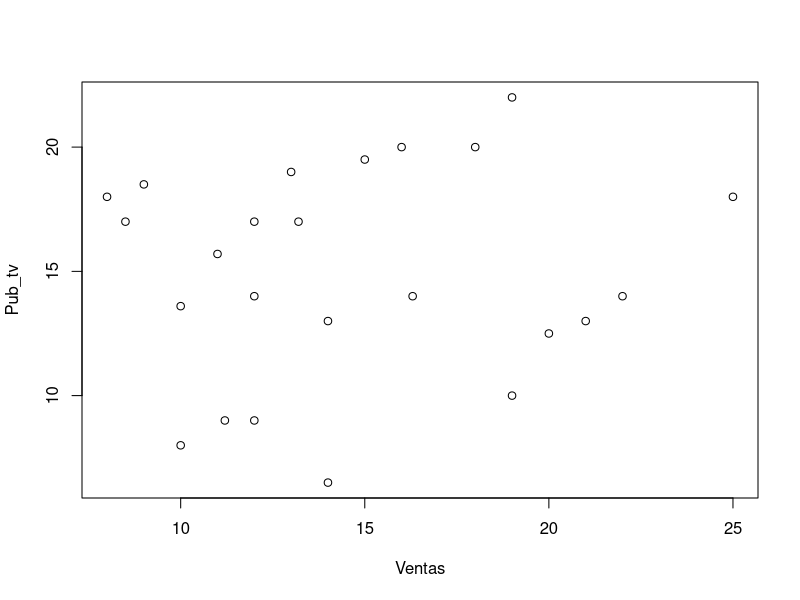
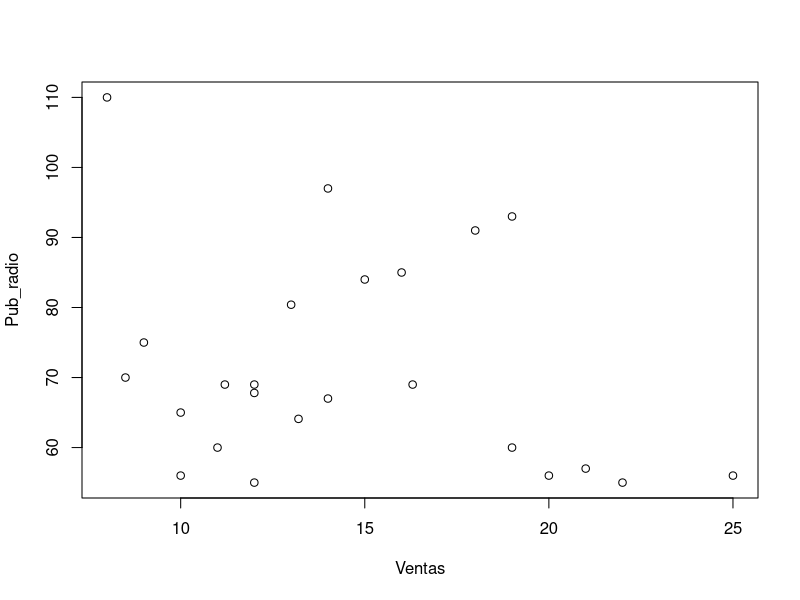
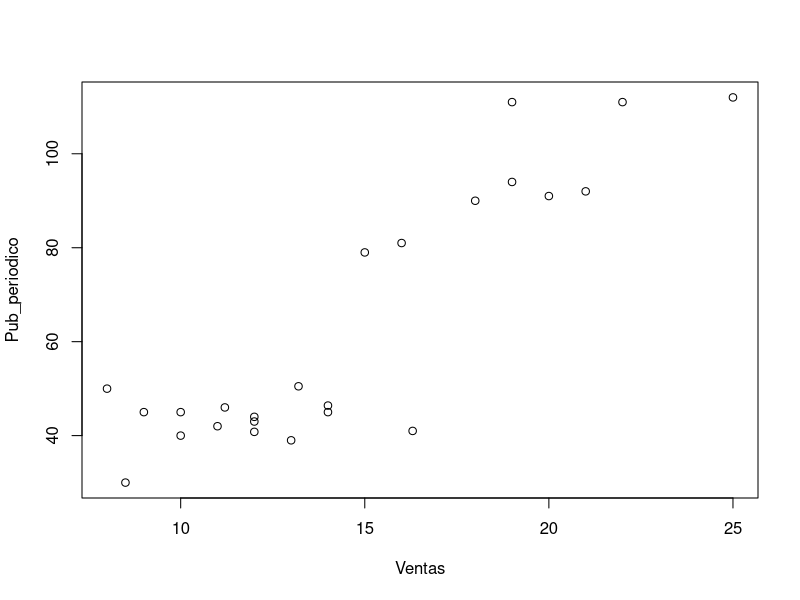
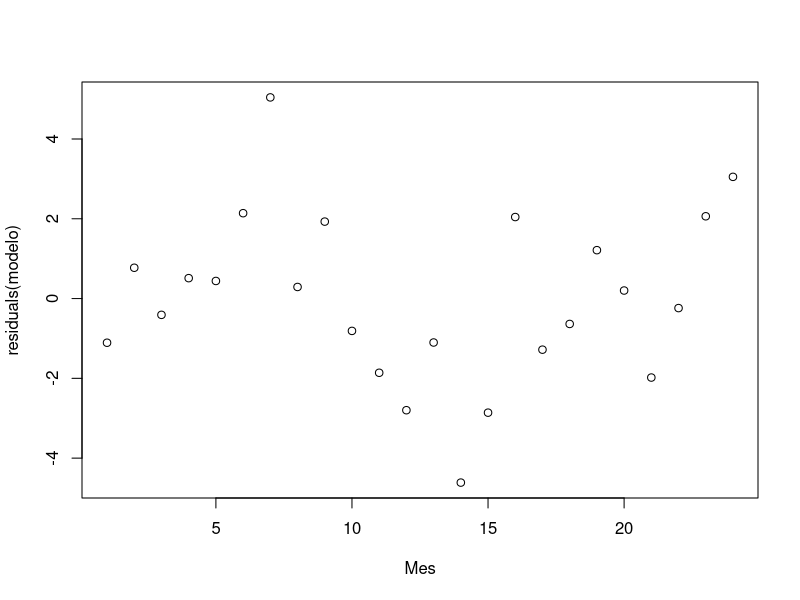
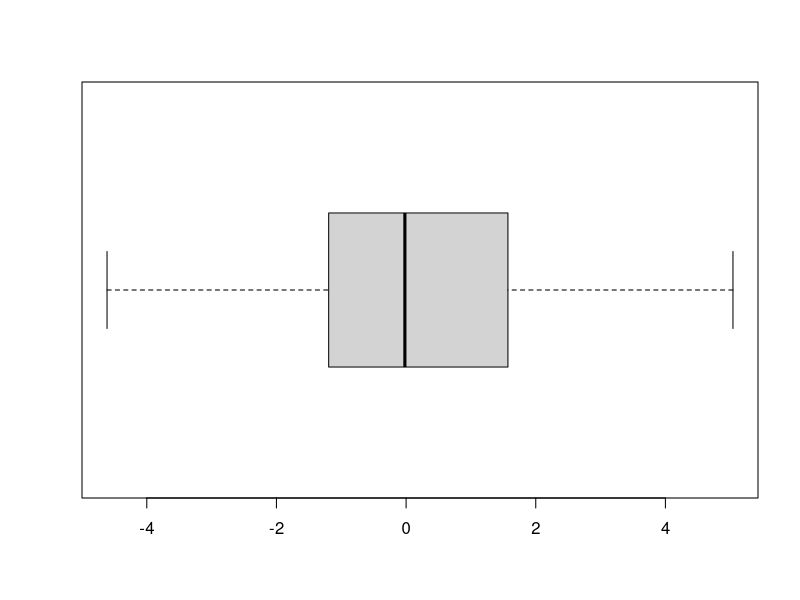
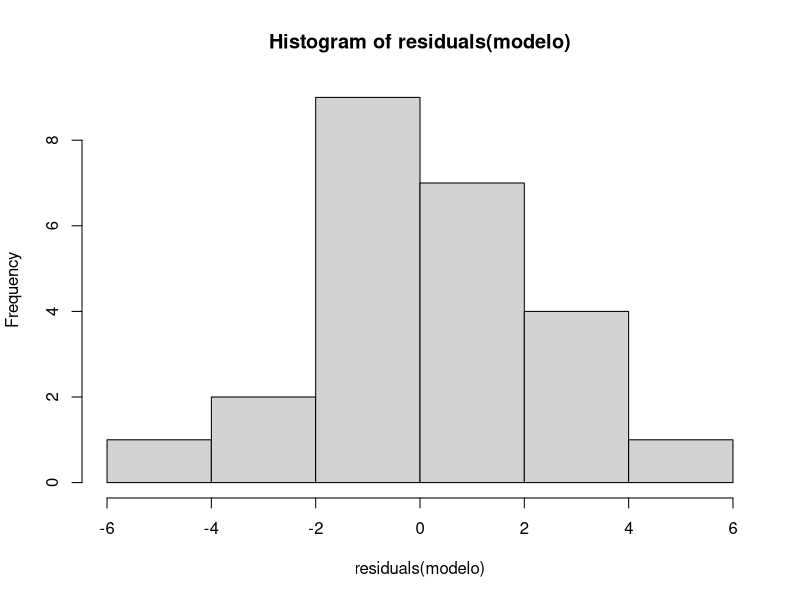
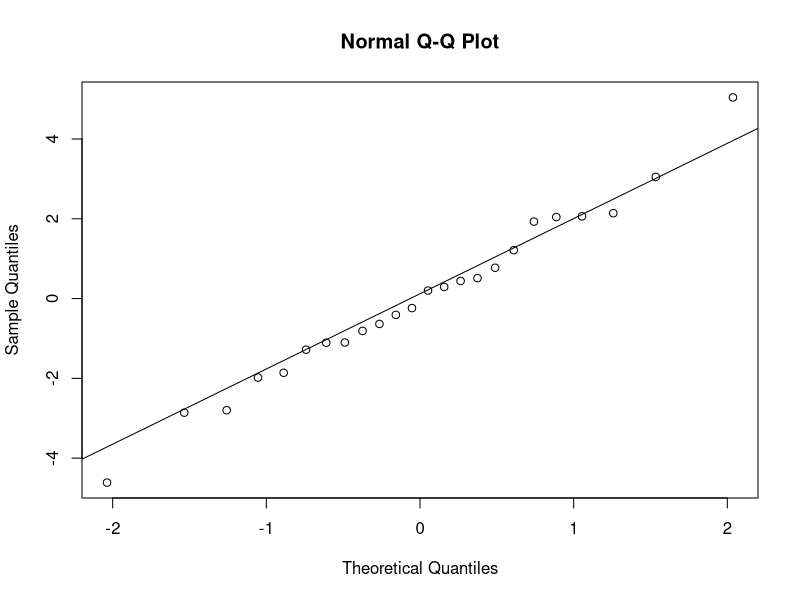
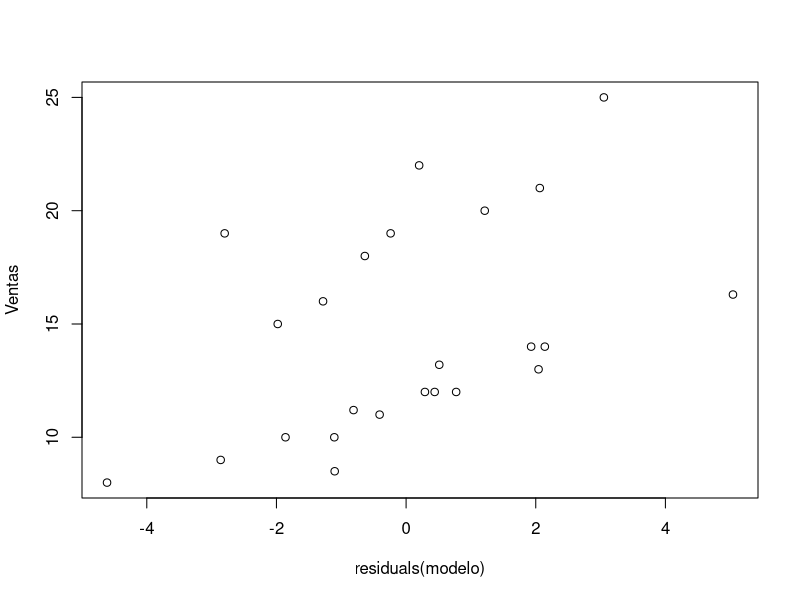

The R script that drew these images, in order:
# Ejercicio 1
# (a) Identifique la variable respuesta y las variables independientes consideradas en este estudio:
# Variable respuesta: el incremento de las ventas de patinetes en miles de euros
# Variables independientes: gastos mensuales en miles de euros de la publicidad en TV, 
# gastos mensuales en miles de euros de la publicidad en la radio y 
#  gastos mensuales en miles de euros de la publicidad en periódicos (RECOGIAS DURANTE LOS ÚLTIMOS 24 MESES)
# LA MUESTRA OBTENIDA POR M.A.S. SE SUPONE REPRESENTATIVA DE LA POBLACIÓN
library(readxl)
patinete <- read_xlsx("patinete.xlsx")
View(patinete)
attach(patinete)
# (b) Obtener un diagrama de dispersión para las ventas y cada una de las variables de gasto en publicidad.
# ¿Hay alguna relación que parezca más lineal? ¿Por qué?
plot(Pub_tv~Ventas)
plot(Pub_radio~Ventas)
plot(Pub_periodico~Ventas)
# La única relación que parece más lineal es la que hay entre el gasto en publicidad en el periódico y las ventas, 
# porque la nube de puntos obtenida se aproxima a una recta en la diagonal del gráfico
# (c) Obtenga el coeficiente de correlación lineal. ¿Se confirma la mayor relación lineal entre Ventas y la variable 
# que detectaste en el apartado b)?
cor(Pub_tv,Ventas) # 0.1002119 relación positiva débil
cor(Pub_radio,Ventas) # -0.2482262 relación negativa débil
cor(Pub_periodico,Ventas) # 0.8880548 relación positiva razonadamente fuerte (se aproxima más a 1)
# (d) Obtenga el modelo de regresión lineal simple entre la variable Ventas y la publicidad seleccionada en el apartado c) 
# e interprete su valor:
modelo<-lm( Ventas ~Pub_periodico)
summary(modelo)
# Pendiente: 0.15058
# Término independiente: 5.08400
# Escribe el modelo de regresión lineal simple obtenido:
# Modelo: /Y = 5.084 + 0.15058X
# (e) A partir del test F (ANOVA) (última línea del modelo obtenido en el apartado anterior).
# Hipótesis del test:
#  𝐻0: beta = 0
#  𝐻1: beta distinto de 0
# Valor del estadístico 𝐹: 82.09
# Grados de libertad del modelo: 1
# Grado de libertad residuales: 22
# Valor 𝑝: (con 4 cifras decimales de precisión) 7.044e-09 = 0,000000007044
# Explique sus conclusiones en el contexto del problema:

# Al haber obtenido un valor p tan pequeño, tenemos suficiente evidencia desde el punto de vista estadístico
# para rechazar la Ho y suponer que el modelo planteado es válido, que la variable independiente "Gasto de publicidad en el periodico"
# me ayuda a explicar la variable dependiente " incremento en las Ventas del patinete"

# Interprete el valor de R2 en el contexto del problema: Multiple R-squared:  0.7886
# Este valor nos informa del porcentaje de variabilidad del incremento en las ventas de patinete que viene explicado por 
# la variable "Gasto de publicidad periodico" a través del modelo propuesto. Como es un porcentaje alto (78.86%), sabemos que 
# nuestro modelo ayuda en buena medida a explicar el incremento en las ventas. El porcentaje restante vendrá explicado por otras 
# variables. 
# (f) Utiliza los residuos (R los almacena en la variable modelo$residuals) para validar el modelo (es decir, para comprobar 
# el cumplimiento de las tres condiciones asumidas en realizar la regresión):
# 1. Independencia (entre las observaciones). Esta condición debe garantizar la
# forma en que se seleccionan los individuos (utilizando un muestreo probabilístico o un diseño aleatorizado). 
# La muestra es aleatoria, por lo que asumimos que se cumple.
plot(Mes, residuals(modelo)) # vemos que no se cumple 
# 2. Normalidad. Compruebe si es aceptable pensar que los residuos proceden de una población normal de media igual a cero.
summary(residuals(modelo))
boxplot(residuals(modelo), horizontal=TRUE)
hist(residuals(modelo))
qqnorm(residuals(modelo))
qqline(residuals(modelo))
# La media es igual a 0 y como en el gráfico de cuantiles la nube de puntos se aproxima a una recta, podríamos suponer normalidad. (hay dudas)
# 3. Homoscedasticidad (Igualdad de varianzas). Compruebe si la dispersión de los residuos es similar en los todos los 
# valores de la variable ajustada. Con este gráfico se comprueba que la variabilidad es más o menos similar.
plot(residuals(modelo),Ventas) # no se cumple 
#Después de estos análisis, ¿cree que el modelo de regresión simple es un modelo válido para predecir el incremento en ventas?
# no es un modelo válido porque no cumplimos ni independencia ni homoscedasticidad
fm=aov(Ventas~Pub_periodico)
summary(fm)
cbind(fm$residuals,residuals(modelo))

# Ejercicio 2: Introducción a la regresión lineal múltiple
# Obtenga el modelo de regresión lineal múltiple entre la variable Ventas y los gastos en publicidad.
modelo2<-lm( Ventas ~ Pub_tv+Pub_radio+Pub_periodico)
summary(modelo2)
# (a) ¿Qué variables no son significativas? ¿Por qué?
# Observamos en primer lugar que la variable independiente con un pvalue más alto (0.93179) son los gastos en publicidad de la TV, por tanto no 
# hemos encontrado evidencias suficientes para suponer que beta de la Pub_tv es distinto de cero, no podemos rechazar, lo que significa
# que esta variable no me ayuda a explicar el comportamiento de las ventas. De la misma forma, también podríamos decir que Pub_radio
# no es explicativa, pues su pvalue 0.15962 es mayor que cualquier alfa.
# Elimina (una a una) las variables que no sean significativas.
modelo3<-lm( Ventas ~ Pub_radio+Pub_periodico)
summary(modelo3)
modelo4<-lm( Ventas ~ Pub_periodico)
summary(modelo4)
# (b) Escribe el modelo resultante: /Y = 8.66663 - 0.04778GastoPubl.Radio + 0.14779GastoPubl.Periodico
# El anterior código también te muestra el valor del estadístico F (ANOVA) en R para validar el modelo según el test 
# de significación global.
# Hipótesis del test:
# 𝐻0: Beta1=Beta2=0
# 𝐻1: alguna beta es distinta de cero
# Valor del estadístico 𝐹: 45.62
# Grados de libertad del modelo: 2
# Grados de libertad residuales: 21
# Valor 𝑝: 2.273e-08 = 0.00000002273
# Explique sus conclusiones en el contexto del problema: Como el pvalue del modelo es menor a cualquier alfa, hemos encontrado 
# evidencias suficientes para suponer que el modelo propuesto explica el comportamiento de las ventas. Además, la bondad de ajuste
# es 81.29%, lo que indica que el modelo explica el 81.29% de la variabilidad del incremento medio de las ventas.
# Como el pvalue de la variable Pub_radio es mayor a cualquier alfa, podríamos eliminar esta variable del modelo , ya que no habríamos
# encontrado suficientes evidencias para suponer que Betapublicidad es distinto de cero y por lo tanto no podemos suponer que esta es una 
# variable explicativa del incremento medio mensual en las ventas. 

# Interprete el valor de R2 en el contexto del problema: la bondad de ajuste
# es 81.29%, lo que indica que el modelo explica el 81.29% de la variabilidad del incremento medio de las ventas, 
# el  18.71% restante viene explicado por otras variables mediante otros modelos. Como es un porcentaje alto, es un modelo válido.












